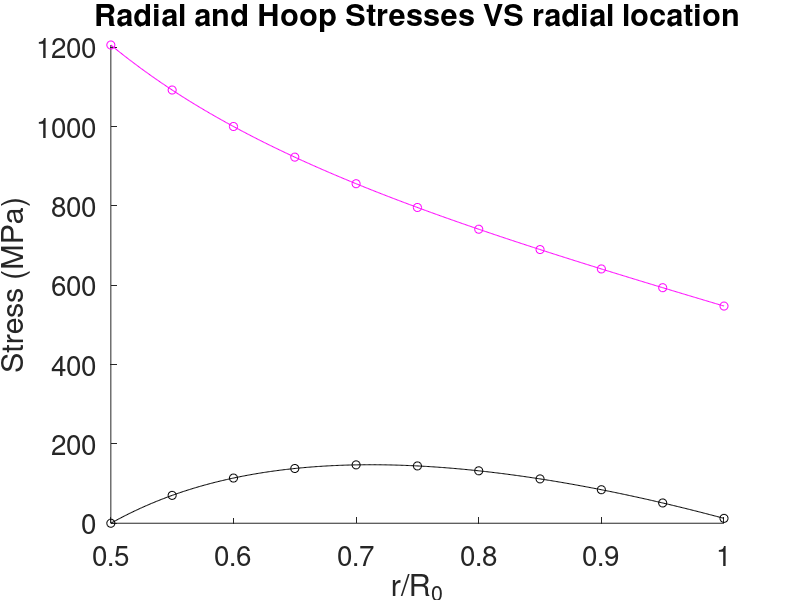

Source code (MATLAB):
clc
cla
clear
% Define Variables.........
rev = 431.39; % rev/s
N = 43; % Number of blades
r_blade = 22/1000; % m, blade length
R_0 = 0.2; % m, outer diameter of disc 
R_i = 0.1; % m, inner diamter of disc 
h = 5/1000; % m, blade thickness
width = 22/1000; %m, blade width
rho = 4595; % kg/m3, density of high strength nickel-chromium alloy
nu = 0.3; % Poisson ratio
%................

Omega = rev * 2*pi; %rad/s

m_blade = rho * h * r_blade * width; % kg, mass of individual blade
fprintf('Mass of one blade: %1.2f kg\n',m_blade);

F_rim = m_blade * Omega^2 * r_blade; % N, force exerted by each blade
fprintf('Force exerted by each blade on the disc: %1.0f kN\n', F_rim/1000);


i = 1:11;
r(i) = (0.2-0.1)/10 * (i-1) + 0.1;

% Radial stress in MPa......
sigma_r(i) = ((3+nu)/8 * rho * Omega^2 * (R_i^2 + R_0^2 - ...
    (R_i^2*R_0^2)./r.^2- r.^2) + ( N * F_rim * R_0)/(2*pi*h*(R_0^2-R_i^2)) ...
    *(1-(R_i./r).^2))/10^6;
%.........

% Hoop stress in MPa .......
sigma_theta(i) = ((3+nu)/8 * rho * Omega^2 * (R_i^2 + R_0^2 + ...
    (R_i^2*R_0^2)./r(i).^2 - (1+3*nu)/(3+nu)*r(i).^2) + N * F_rim * R_0/(2* pi * h * ...
    (R_0^2 - R_i^2)) * (1 + (R_i./r(1)).^2))/10^6;
%..........

r_ratio(i) = r(i)/R_0;

% Plotting tools........
r_ratio_fine = linspace(min(r_ratio),max(r_ratio),500);
hold on
plot(r_ratio,sigma_r,'ko')
plot(r_ratio_fine,spline(r_ratio,sigma_r,r_ratio_fine),'k')
plot(r_ratio,sigma_theta,'mo')
plot(r_ratio_fine,spline(r_ratio,sigma_theta,r_ratio_fine),'m')
xlabel('r/R_0'), ylabel('Stress (MPa)')
title('Radial and Hoop Stresses VS radial location')
xlim([min(r_ratio),max(r_ratio)])
ylim([0,max(sigma_theta)])
set(gca,'FontSize',20)
hold off